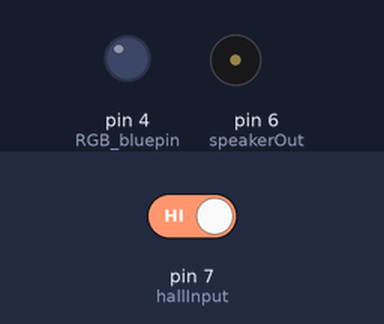
The sketch below on a simulated Arduino Uno, built with avr-gcc and run on an emulated ATmega328P. Shown: output pins drawn as LEDs (lit = HIGH), buzzer (waves = sounding). The test bench sets the inputs (shaded band); at power-on: pin 7 (hallInput) HIGH. What the sketch prints to the serial monitor is not drawn.

Above: at 1.2 s.
1.3 s: pin 7 (hallInput) driven LOW
At 1.9 s:
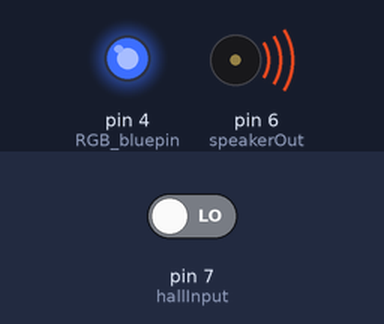
2.8 s: pin 7 (hallInput) driven HIGH
At 3.8 s:
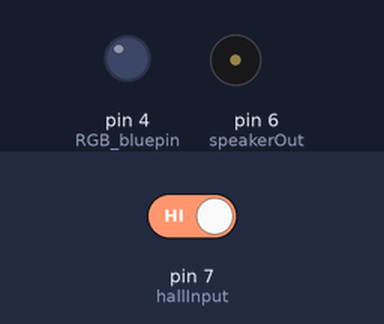
Timing chart, 0 to 5.8 s (numbered marks = the images above; inputs shaded):
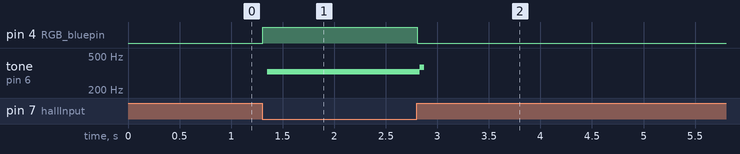

The sketch:

PLab_hall_effect_LED_and_sound.ino
```cpp
// these constants describe the pins. They won't change:

int speakerOut = 6; // Put speaker through 220 ohm on pin 9.
int hallInput = 7;
int hallValue = 0;
int frequency = 1000;
const int RGB_bluepin = 4;
void setup()
{
  pinMode(speakerOut, OUTPUT);
  pinMode(hallInput, INPUT);
  pinMode(RGB_bluepin, OUTPUT);   // sets the pin as output
  Serial.begin(9600);
}


// Function to produce one square pulse of a
// given frequency on a given pin:
void playOneSquarePulse(int pin, int freq) {
  long int pulseLength = 500000 / freq;
  digitalWrite(pin, HIGH);
  delayMicroseconds(pulseLength);
  digitalWrite(pin, LOW);
  delayMicroseconds(pulseLength);
}

void loop()
{
   hallValue = digitalRead(hallInput);
   Serial.println(hallValue);
   digitalWrite(RGB_bluepin, !hallValue);
   if (hallValue == LOW) {
     playOneSquarePulse(speakerOut, frequency);

   }
}
```

Measured:
- after the input at 1.3 s, pin 4 (RGB_bluepin): LOW → HIGH at once; tone on pin 6 (speakerOut): silent → 329 Hz after 0.05 s
- after the input at 2.8 s, pin 4 (RGB_bluepin): HIGH → LOW at once; tone on pin 6 (speakerOut): 329 Hz → 369 Hz at once, → silent 0.04 s later
